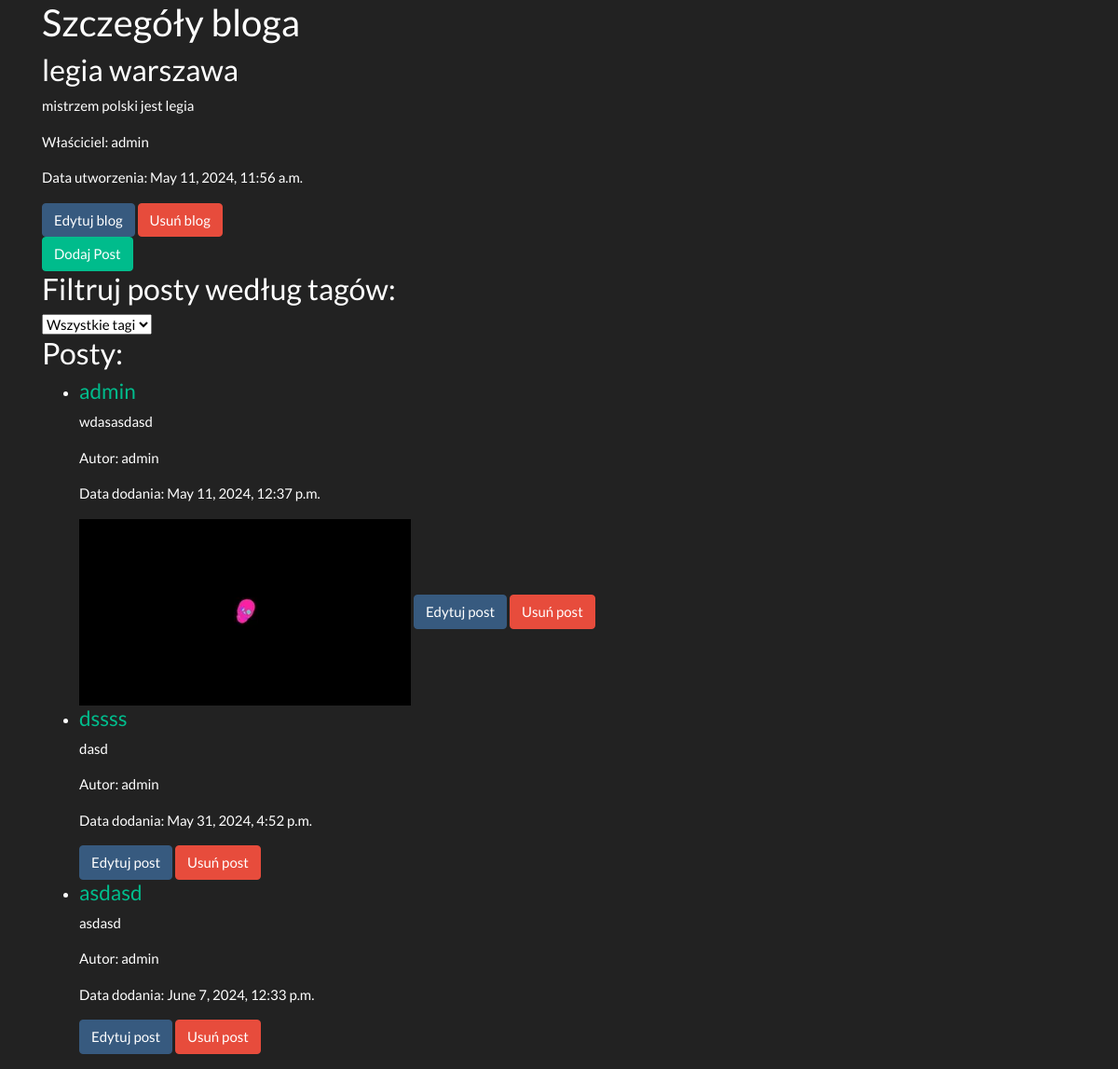
Page /blogs/4/ (signed in) on the committed database.
### mainapp/models.py (models this page shows)
class Blog(models.Model):
    owner = models.ForeignKey(User, on_delete=models.CASCADE)
    date_of_creation = models.DateTimeField(auto_now_add=True)
    title = models.CharField(max_length=255)
    description = models.TextField(max_length=1000)

class Post(models.Model):
    title = models.CharField(max_length=255)
    content = models.TextField(max_length=2000)
    author = models.ForeignKey(User, on_delete=models.CASCADE)
    date_of_creation = models.DateTimeField(auto_now_add=True)
    password = models.CharField(max_length=255, null=True, blank=True)
    is_private = models.BooleanField(default=False)
    image = models.ImageField(upload_to='images/', null=True, blank=True)
    blog = models.ForeignKey(Blog, on_delete=models.CASCADE)

### mainapp/views.py (the view)
# urls.py: path('blogs/<int:blog_id>/', views.blog_details, name='blog_details'),
@login_required
def blog_details(request, blog_id):
    blog = get_object_or_404(Blog, pk=blog_id)
    posts = Post.objects.filter(blog=blog)
    tag_id = request.GET.get('tag')
    if tag_id:
        posts = posts.filter(posttag__tag_id=tag_id)
    tags = Tag.objects.all()
    comment_form = CommentCreationForm()
    return render(request, 'blog_details.html',
                  {'blog': blog, 'posts': posts, 'comment_form': comment_form, 'tags': tags})

### mainapp/forms.py
class CommentCreationForm(forms.ModelForm):
    class Meta:
        model = Comment
        fields = ['content', 'image']
        widgets = {
            'content': forms.TextInput(attrs={'placeholder': 'Dodaj komentarz'})
        }

### mainapp/templates/blog_details.html (shortened to what this page needs)
<!DOCTYPE html>
<html lang="en">
<head>
    <link rel="stylesheet" href="https://cdn.jsdelivr.net/npm/bootswatch@4.5.2/dist/darkly/bootstrap.min.css">
</head>
<body>
    <div class="container">
        <h2>Szczegóły bloga</h2>
        <h3>{{ blog.title }}</h3>
        <p>{{ blog.description }}</p>
        <p>Właściciel: {{ blog.owner }}</p>
        <p>Data utworzenia: {{ blog.date_of_creation }}</p>
        {% if request.user == blog.owner %}
            <a href="{% url 'edit_blog' blog_id=blog.id %}" class="btn btn-primary">Edytuj blog</a>
            <a href="{% url 'delete_blog' blog_id=blog.id %}" class="btn btn-danger" onclick="return confirm('Czy na pewno chcesz usunąć ten blog?')">Usuń blog</a>
        {% endif %}
        <div class="container_button">
            <a href="{% url 'add_post' blog_id=blog.id %}" class="btn btn-success">Dodaj Post</a>
        </div>
        <h3>Filtruj posty według tagów:</h3>
        <form method="get" action=".">
            <select name="tag" onchange="this.form.submit()">
                <option value="">Wszystkie tagi</option>
            </select>
        </form>
        <h3>Posty:</h3>
        <ul>
            {% for post in posts %}
                <li>
                    <h4><a href="{% url 'post_details' post.id %}">{{ post.title }}</a></h4>
                    <p>{{ post.content }}</p>
                    <p>Autor: {{ post.author }}</p>
                    <p>Data dodania: {{ post.date_of_creation }}</p>
                    {% if post.image %}
                        <img src="{{ post.image.url }}" alt="Post Image" class="img-fluid">
                    {% endif %}
                    {% if request.user == post.author %}
                        <a href="{% url 'edit_post' post_id=post.id %}" class="btn btn-primary">Edytuj post</a>
                        <a href="{% url 'delete_post' post_id=post.id %}" class="btn btn-danger" onclick="return confirm('Czy na pewno chcesz usunąć ten post?')">Usuń post</a>
                    {% endif %}
                </li>
            {% empty %}
                <li>Brak postów.</li>
            {% endfor %}
        </ul>
    </div>
</body>
</html>

### rows in the picture
Blog: title "legia warszawa", description "mistrzem polski jest legia", owner "admin", date_of_creation "May 11, 2024, 11:56 a.m."
Post: title "admin", content "wdasasdasd", author "admin", date_of_creation "May 11, 2024, 12:37 p.m.", image (picture), shows "Edytuj post"
Post: title "dssss", content "dasd", author "admin", date_of_creation "May 31, 2024, 4:52 p.m.", shows "Edytuj post"
Post: title "asdasd", content "asdasd", author "admin", date_of_creation "June 7, 2024, 12:33 p.m.", shows "Edytuj post"
